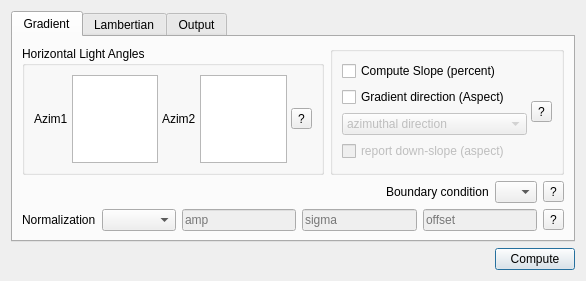
<?xml version="1.0" encoding="UTF-8"?>
<!--
  grdgradient_dialog.ui — GMT menu > "grdgradient".
  Tab 1 "Gradient" is Mirone's own grdgradient window, control for control (Azim1/Azim2 lists in a
  "Horizontal Light Angles" box, the Slope/Aspect checkboxes with the direction-flavour combo, the
  Boundary condition and Normalization rows) plus its small blue "?" notes. Mirone's window predates
  a good part of today's module, so tabs 2 and 3 carry what it never had: the Lambertian radiance
  family (E), an azimuth GRID, the -Da down-slope flavour, region, the normalization statistics file
  (Q) and a save-to-disk name (G).
  Loaded at RUNTIME by GrdGradientDialog via QUiLoader — plain Qt widget classes only.
-->
<ui version="4.0">
 <class>GrdGradientDialog</class>
 <widget class="QDialog" name="GrdGradientDialog">
  <property name="geometry">
   <rect>
    <x>0</x>
    <y>0</y>
    <width>586</width>
    <height>270</height>
   </rect>
  </property>
  <property name="windowTitle">
   <string>grdgradient</string>
  </property>
  <layout class="QVBoxLayout" name="verticalLayout_main">
   <property name="spacing">
    <number>6</number>
   </property>
   <item>
    <widget class="QTabWidget" name="tabWidget">
     <property name="currentIndex">
      <number>0</number>
     </property>

     <!-- ==================== TAB: Gradient (Mirone's window) ==================== -->
     <widget class="QWidget" name="tab_gradient">
      <attribute name="title">
       <string>Gradient</string>
      </attribute>
      <layout class="QVBoxLayout" name="verticalLayout_grad">
       <property name="spacing">
        <number>6</number>
       </property>
       <item>
        <layout class="QHBoxLayout" name="horizontalLayout_top">
         <item>
          <widget class="QGroupBox" name="gb_light">
           <property name="maximumHeight">
            <number>132</number>
           </property>
           <property name="title">
            <string>Horizontal Light Angles</string>
           </property>
           <layout class="QHBoxLayout" name="horizontalLayout_light">
            <property name="spacing">
             <number>4</number>
            </property>
            <item>
             <widget class="QLabel" name="lbl_azim1">
              <property name="text">
               <string>Azim1</string>
              </property>
             </widget>
            </item>
            <item>
             <widget class="QListWidget" name="list_azim1">
              <property name="maximumHeight">
               <number>96</number>
              </property>
              <property name="toolTip">
               <string>Azimuth of the light source, degrees clockwise from north</string>
              </property>
             </widget>
            </item>
            <item>
             <widget class="QLabel" name="lbl_azim2">
              <property name="text">
               <string>Azim2</string>
              </property>
             </widget>
            </item>
            <item>
             <widget class="QListWidget" name="list_azim2">
              <property name="maximumHeight">
               <number>96</number>
              </property>
              <property name="toolTip">
               <string>Optional second azimuth: both gradients are computed and the larger in magnitude is kept</string>
              </property>
             </widget>
            </item>
            <item>
             <widget class="QToolButton" name="btn_helpLight">
              <property name="text">
               <string>?</string>
              </property>
             </widget>
            </item>
           </layout>
          </widget>
         </item>
         <item>
          <widget class="QGroupBox" name="gb_direction">
           <property name="title">
            <string/>
           </property>
           <layout class="QHBoxLayout" name="horizontalLayout_dirBox">
            <property name="spacing">
             <number>4</number>
            </property>
            <item>
             <layout class="QVBoxLayout" name="verticalLayout_dir">
              <property name="spacing">
               <number>6</number>
              </property>
              <item>
               <widget class="QCheckBox" name="chk_slope">
                <property name="text">
                 <string>Compute Slope (percent)</string>
                </property>
               </widget>
              </item>
              <item>
               <widget class="QCheckBox" name="chk_aspect">
                <property name="text">
                 <string>Gradient direction (Aspect)</string>
                </property>
               </widget>
              </item>
              <item>
               <widget class="QComboBox" name="cb_dirFlavour">
                <property name="enabled">
                 <bool>false</bool>
                </property>
                <item>
                 <property name="text">
                  <string>azimuthal direction</string>
                 </property>
                </item>
                <item>
                 <property name="text">
                  <string>trignometric angles</string>
                 </property>
                </item>
                <item>
                 <property name="text">
                  <string>0-180 degrees orientations</string>
                 </property>
                </item>
                <item>
                 <property name="text">
                  <string>add 90 degrees to all angles</string>
                 </property>
                </item>
               </widget>
              </item>
              <item>
               <widget class="QCheckBox" name="chk_downSlope">
                <property name="enabled">
                 <bool>false</bool>
                </property>
                <property name="text">
                 <string>report down-slope (aspect)</string>
                </property>
                <property name="toolTip">
                 <string>-Da: the aspect, i.e. the DOWN-slope direction. Unticked, the module reports the up-slope one.</string>
                </property>
               </widget>
              </item>
             </layout>
            </item>
            <item>
             <widget class="QToolButton" name="btn_helpDir">
              <property name="text">
               <string>?</string>
              </property>
             </widget>
            </item>
           </layout>
          </widget>
         </item>
        </layout>
       </item>
       <item>
        <layout class="QHBoxLayout" name="horizontalLayout_bc">
         <item>
          <spacer name="horizontalSpacer_bc">
           <property name="orientation">
            <enum>Qt::Orientation::Horizontal</enum>
           </property>
           <property name="sizeHint" stdset="0">
            <size>
             <width>10</width>
             <height>10</height>
            </size>
           </property>
          </spacer>
         </item>
         <item>
          <widget class="QLabel" name="lbl_boundary">
           <property name="text">
            <string>Boundary condition</string>
           </property>
          </widget>
         </item>
         <item>
          <widget class="QComboBox" name="cb_boundary">
           <item>
            <property name="text">
             <string/>
            </property>
           </item>
           <item>
            <property name="text">
             <string>x</string>
            </property>
           </item>
           <item>
            <property name="text">
             <string>y</string>
            </property>
           </item>
           <item>
            <property name="text">
             <string>xy</string>
            </property>
           </item>
           <item>
            <property name="text">
             <string>g</string>
            </property>
           </item>
          </widget>
         </item>
         <item>
          <widget class="QToolButton" name="btn_helpBoundary">
           <property name="text">
            <string>?</string>
           </property>
          </widget>
         </item>
        </layout>
       </item>
       <item>
        <layout class="QHBoxLayout" name="horizontalLayout_norm">
         <item>
          <widget class="QLabel" name="lbl_norm">
           <property name="text">
            <string>Normalization</string>
           </property>
          </widget>
         </item>
         <item>
          <widget class="QComboBox" name="cb_norm">
           <item>
            <property name="text">
             <string/>
            </property>
           </item>
           <item>
            <property name="text">
             <string>Simple</string>
            </property>
           </item>
           <item>
            <property name="text">
             <string>Laplace</string>
            </property>
           </item>
           <item>
            <property name="text">
             <string>Cauchy</string>
            </property>
           </item>
          </widget>
         </item>
         <item>
          <widget class="QLineEdit" name="le_amp">
           <property name="enabled">
            <bool>false</bool>
           </property>
           <property name="placeholderText">
            <string>amp</string>
           </property>
          </widget>
         </item>
         <item>
          <widget class="QLineEdit" name="le_sigma">
           <property name="enabled">
            <bool>false</bool>
           </property>
           <property name="placeholderText">
            <string>sigma</string>
           </property>
          </widget>
         </item>
         <item>
          <widget class="QLineEdit" name="le_offset">
           <property name="enabled">
            <bool>false</bool>
           </property>
           <property name="placeholderText">
            <string>offset</string>
           </property>
          </widget>
         </item>
         <item>
          <widget class="QToolButton" name="btn_helpNorm">
           <property name="text">
            <string>?</string>
           </property>
          </widget>
         </item>
        </layout>
       </item>
       <item>
        <spacer name="verticalSpacer_grad">
         <property name="orientation">
          <enum>Qt::Orientation::Vertical</enum>
         </property>
         <property name="sizeHint" stdset="0">
          <size>
           <width>10</width>
           <height>4</height>
          </size>
         </property>
        </spacer>
       </item>
      </layout>
     </widget>

     <!-- ==================== TAB: Lambertian (E) ==================== -->
     <widget class="QWidget" name="tab_lambert">
      <attribute name="title">
       <string>Lambertian</string>
      </attribute>
      <layout class="QVBoxLayout" name="verticalLayout_lamb">
       <property name="spacing">
        <number>4</number>
       </property>
       <item>
        <layout class="QHBoxLayout" name="horizontalLayout_lambMode">
         <item>
          <widget class="QLabel" name="lbl_lambert">
           <property name="text">
            <string>Radiance  (E)</string>
           </property>
          </widget>
         </item>
         <item>
          <widget class="QComboBox" name="cb_lambert">
           <property name="toolTip">
            <string>Lambertian radiance, for use with grdimage/grdview. Overrides the Gradient tab.</string>
           </property>
           <item>
            <property name="text">
             <string>(none — use the Gradient tab)</string>
            </property>
           </item>
           <item>
            <property name="text">
             <string>Lambertian, full reflectance</string>
            </property>
           </item>
           <item>
            <property name="text">
             <string>Lambertian, simple algorithm</string>
            </property>
           </item>
           <item>
            <property name="text">
             <string>Peucker piecewise linear</string>
            </property>
           </item>
           <item>
            <property name="text">
             <string>ESRI-like hillshade (manip)</string>
            </property>
           </item>
          </widget>
         </item>
         <item>
          <widget class="QToolButton" name="btn_helpLambert">
           <property name="text">
            <string>?</string>
           </property>
          </widget>
         </item>
        </layout>
       </item>
       <item>
        <layout class="QHBoxLayout" name="horizontalLayout_lambView">
         <item>
          <widget class="QLabel" name="lbl_lambView">
           <property name="text">
            <string>Light vector:   azimuth</string>
           </property>
          </widget>
         </item>
         <item>
          <widget class="QLineEdit" name="le_lambAzim">
           <property name="enabled">
            <bool>false</bool>
           </property>
           <property name="text">
            <string>315</string>
           </property>
          </widget>
         </item>
         <item>
          <widget class="QLabel" name="lbl_lambElev">
           <property name="text">
            <string>elevation</string>
           </property>
          </widget>
         </item>
         <item>
          <widget class="QLineEdit" name="le_lambElev">
           <property name="enabled">
            <bool>false</bool>
           </property>
           <property name="text">
            <string>45</string>
           </property>
          </widget>
         </item>
        </layout>
       </item>
       <item>
        <widget class="QGroupBox" name="gb_reflect">
         <property name="title">
          <string>Reflectance (full Lambertian only)</string>
         </property>
         <layout class="QGridLayout" name="gridLayout_reflect">
          <property name="spacing">
           <number>3</number>
          </property>
          <item row="0" column="0">
           <widget class="QLabel" name="lbl_ambient">
            <property name="text">
             <string>ambient</string>
            </property>
           </widget>
          </item>
          <item row="0" column="1">
           <widget class="QLineEdit" name="le_ambient">
            <property name="enabled">
             <bool>false</bool>
            </property>
            <property name="placeholderText">
             <string>0.55</string>
            </property>
           </widget>
          </item>
          <item row="0" column="2">
           <widget class="QLabel" name="lbl_difuse">
            <property name="text">
             <string>diffuse</string>
            </property>
           </widget>
          </item>
          <item row="0" column="3">
           <widget class="QLineEdit" name="le_difuse">
            <property name="enabled">
             <bool>false</bool>
            </property>
            <property name="placeholderText">
             <string>0.6</string>
            </property>
           </widget>
          </item>
          <item row="1" column="0">
           <widget class="QLabel" name="lbl_specular">
            <property name="text">
             <string>specular</string>
            </property>
           </widget>
          </item>
          <item row="1" column="1">
           <widget class="QLineEdit" name="le_specular">
            <property name="enabled">
             <bool>false</bool>
            </property>
            <property name="placeholderText">
             <string>0.4</string>
            </property>
           </widget>
          </item>
          <item row="1" column="2">
           <widget class="QLabel" name="lbl_shine">
            <property name="text">
             <string>shine</string>
            </property>
           </widget>
          </item>
          <item row="1" column="3">
           <widget class="QLineEdit" name="le_shine">
            <property name="enabled">
             <bool>false</bool>
            </property>
            <property name="placeholderText">
             <string>10</string>
            </property>
           </widget>
          </item>
         </layout>
        </widget>
       </item>
       <item>
        <spacer name="verticalSpacer_lamb">
         <property name="orientation">
          <enum>Qt::Orientation::Vertical</enum>
         </property>
         <property name="sizeHint" stdset="0">
          <size>
           <width>10</width>
           <height>4</height>
          </size>
         </property>
        </spacer>
       </item>
      </layout>
     </widget>

     <!-- ==================== TAB: Output ==================== -->
     <widget class="QWidget" name="tab_output">
      <attribute name="title">
       <string>Output</string>
      </attribute>
      <layout class="QVBoxLayout" name="verticalLayout_out">
       <property name="spacing">
        <number>4</number>
       </property>
       <item>
        <layout class="QHBoxLayout" name="horizontalLayout_azimGrid">
         <item>
          <widget class="QLabel" name="lbl_azimGrid">
           <property name="text">
            <string>Azimuth from grid  (A)</string>
           </property>
          </widget>
         </item>
         <item>
          <widget class="QLineEdit" name="le_azimGrid">
           <property name="toolTip">
            <string>A grid of the same domain, spacing and registration as the input: the azimuth is then updated at every node. Overrides Azim1/Azim2.</string>
           </property>
          </widget>
         </item>
         <item>
          <widget class="QToolButton" name="btn_azimGridBrowse">
           <property name="text">
            <string>...</string>
           </property>
          </widget>
         </item>
        </layout>
       </item>
       <item>
        <layout class="QGridLayout" name="gridLayout_region">
         <item row="0" column="0">
          <widget class="QLabel" name="lbl_region">
           <property name="text">
            <string>Region  (R)</string>
           </property>
          </widget>
         </item>
         <item row="0" column="1">
          <widget class="QLineEdit" name="le_xmin">
           <property name="toolTip">
            <string>xmin</string>
           </property>
          </widget>
         </item>
         <item row="0" column="2">
          <widget class="QLineEdit" name="le_xmax">
           <property name="toolTip">
            <string>xmax</string>
           </property>
          </widget>
         </item>
         <item row="0" column="3">
          <widget class="QLineEdit" name="le_ymin">
           <property name="toolTip">
            <string>ymin</string>
           </property>
          </widget>
         </item>
         <item row="0" column="4">
          <widget class="QLineEdit" name="le_ymax">
           <property name="toolTip">
            <string>ymax</string>
           </property>
          </widget>
         </item>
        </layout>
       </item>
       <item>
        <layout class="QHBoxLayout" name="horizontalLayout_stats">
         <item>
          <widget class="QLabel" name="lbl_saveStats">
           <property name="text">
            <string>Normalization statistics  (Q)</string>
           </property>
          </widget>
         </item>
         <item>
          <widget class="QComboBox" name="cb_saveStats">
           <property name="toolTip">
            <string>Reuse one offset/sigma across several grids or tiles: save them once, then read them back on later runs.</string>
           </property>
           <item>
            <property name="text">
             <string>(recompute for this grid)</string>
            </property>
           </item>
           <item>
            <property name="text">
             <string>save to the statistics file</string>
            </property>
           </item>
           <item>
            <property name="text">
             <string>read from the statistics file</string>
            </property>
           </item>
           <item>
            <property name="text">
             <string>read, then delete the file</string>
            </property>
           </item>
          </widget>
         </item>
        </layout>
       </item>
       <item>
        <layout class="QHBoxLayout" name="horizontalLayout_outfile">
         <item>
          <widget class="QLabel" name="lbl_outfile">
           <property name="text">
            <string>Save as  (G)</string>
           </property>
          </widget>
         </item>
         <item>
          <widget class="QLineEdit" name="le_outfile">
           <property name="toolTip">
            <string>Optional. The result is always added to this window; give a name here to also write it to disk.</string>
           </property>
          </widget>
         </item>
         <item>
          <widget class="QToolButton" name="btn_outfileBrowse">
           <property name="text">
            <string>...</string>
           </property>
          </widget>
         </item>
        </layout>
       </item>
       <item>
        <spacer name="verticalSpacer_out">
         <property name="orientation">
          <enum>Qt::Orientation::Vertical</enum>
         </property>
         <property name="sizeHint" stdset="0">
          <size>
           <width>10</width>
           <height>4</height>
          </size>
         </property>
        </spacer>
       </item>
      </layout>
     </widget>

    </widget>
   </item>
   <item>
    <layout class="QHBoxLayout" name="horizontalLayout_buttons">
     <item>
      <spacer name="horizontalSpacer_buttons">
       <property name="orientation">
        <enum>Qt::Orientation::Horizontal</enum>
       </property>
       <property name="sizeHint" stdset="0">
        <size>
         <width>10</width>
         <height>10</height>
        </size>
       </property>
      </spacer>
     </item>
     <item>
      <widget class="QPushButton" name="btn_ok">
       <property name="text">
        <string>Compute</string>
       </property>
      </widget>
     </item>
    </layout>
   </item>
  </layout>
 </widget>
 <resources/>
 <connections/>
</ui>
